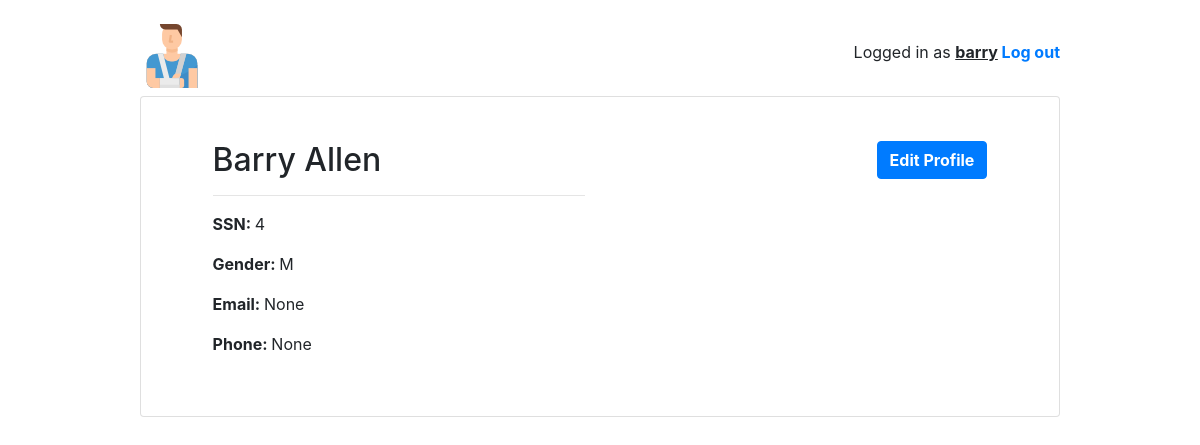
Page /home/patient/pro/profile/4 (signed in) on the earlier database version.
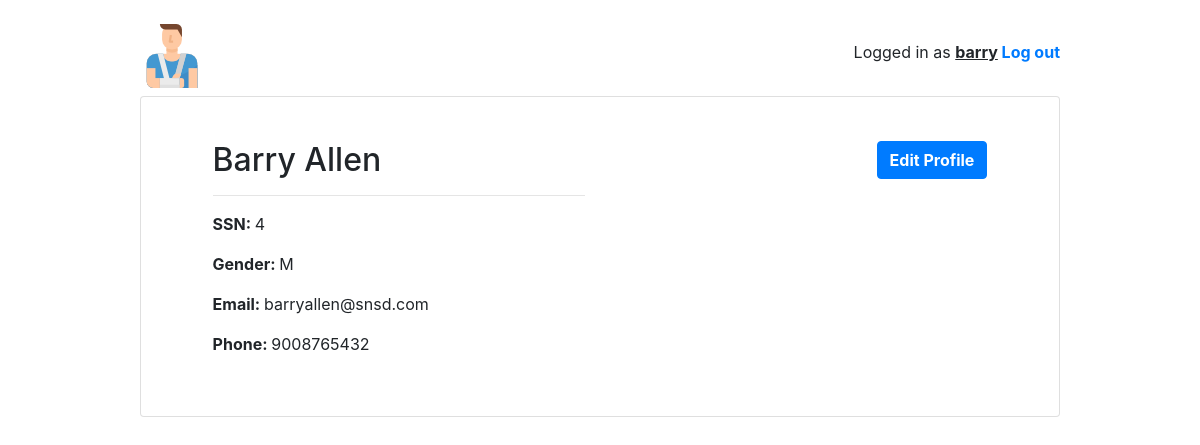
Same page on the later database version.
### home/models.py (models this page shows, shortened)
class User(AbstractUser):
    is_patient = models.BooleanField(default=False)
    is_doctor = models.BooleanField(default=False)
    is_pharmacist = models.BooleanField(default=False)

class Patient(models.Model):
    GENDER_CHOICES = [('M', 'Male'), ('F', 'Female')]
    user = models.OneToOneField(User, on_delete=models.CASCADE)
    ssn = models.IntegerField('SSN', blank=False, primary_key=True)
    first_name = models.CharField('First Name', max_length=50, blank=False)
    last_name = models.CharField('Last Name', max_length=50, blank=False)
    email = models.EmailField('Email', max_length=40, blank=True, null=True, unique=True)
    gender = models.CharField(max_length=3, choices=GENDER_CHOICES, default='M')
    phone = models.IntegerField('Phone Number', blank=True, null=True)
    class Meta:
        ordering = ['ssn']

### home/views/patient.py (the view)
# urls.py: path('pro/profile/<int:pk>', patient.PatientProfileView.as_view(), name='patient_profile'),
@method_decorator([login_required, patient_required], name='dispatch')
class PatientProfileView(DetailView):
    model = Patient
    template_name = 'home/patient/patient_profile.html'

### home/templates/home/patient/patient_profile.html
<!DOCTYPE html>
{% extends "base.html" %}
{% block content %}
<div class="container my-4">
  <div class="row justify-content-center">
    <div class="col-md-11 col-sm-20">
      <div class="row">
        <div class="col-6">
            <h2>{{ user.first_name }} {{ user.last_name}}</h2>
            <hr>
            <p><strong>SSN: </strong> {{ user.patient.ssn }}</p>
            <p><strong>Gender: </strong>{{ user.patient.gender }}</p>
            <p><strong>Email: </strong>{{ user.patient.email }}</p>
            <p><strong>Phone: </strong>{{user.patient.phone}}</p>
        </div>
        <div class="col-6 text-right">
            <a href="{% url 'patient:patient_edit' user.patient.ssn user.patient.ssn%}" class="btn btn-primary" role="button"><strong>Edit Profile</strong></a>
        </div>
      </div>
     </div>
  </div>
</div>
{% endblock %}

### templates/base.html (shortened to what this page needs)
<!DOCTYPE html>
{% load static %}
<html lang="en">
<head>
    <link rel="stylesheet" href="https://maxcdn.bootstrapcdn.com/bootstrap/4.0.0/css/bootstrap.min.css">
    <link rel="stylesheet" type="text/css" href="{% static 'vendor/fontello-2f186091/css/fontello.css' %}">
    <link rel="stylesheet" type="text/css" href="{% static 'css/app.css' %}">
    {% if user.is_authenticated and user.is_patient %}
        <link rel="stylesheet" type="text/css" href="{% static 'css/patients.css' %}">
    {% elif user.is_authenticated and user.is_doctor %}
        <link rel="stylesheet" type="text/css" href="{% static 'css/doctors.css' %}">
    {% elif user.is_authenticated and user.is_pharmacist %}
        <link rel="stylesheet" type="text/css" href="{% static 'css/pharmacist.css' %}">
    {% else %}
        <link rel="stylesheet" type="text/css" href="{% static 'css/all.css' %}">
    {% endif %}
</head>
<body>
<div class="container my-4">
  <div class="row justify-content-center">
    <div class="col-md-10 col-sm-12">
      <div class="row">
        <div class="col-6">
            {% if user.is_authenticated and user.is_doctor %}
                <h1 class="logo"><a href="{% url 'index' %}"><img src="{% static 'images/doctor.png' %}"></a></h1>
            {% elif user.is_authenticated and user.is_patient %}
                <h1 class="logo"><a href="{% url 'index' %}"><img src="{% static 'images/patient.png' %}"></a></h1>
            {% elif user.is_authenticated and user.is_pharmacist %}
                <h1 class="logo"><a href="{% url 'index' %}"><img src="{% static 'images/phar.png' %}"></a></h1>
            {% else %}
                <h1 class="logo"><a href="{% url 'index' %}"><img src="{% static 'images/medical-history.png' %}"></a></h1>
            {% endif %}
        </div>
        <div class="col-6 text-right">
          {% if user.is_authenticated %}
            <p class="pt-3">Logged in as <strong><u>{{ user.username }}</u> <a href="{% url 'logout' %}">Log out</a></strong></p>
          {% else %}
            <a href="{% url 'login' %}" class="btn btn-light" role="button">Log in</a>
            <a href="{% url 'signup' %}" class="btn btn-primary" role="button">Sign up</a>
          {% endif %}
        </div>
      </div>
      <div class="card mb-3">
        <div class="card-body">
          {% block content %}
          {% endblock %}
        </div>
      </div>
    </div>
  </div>
</div>
</body>
</html>

Differences in the rows shown:
changed User "Barry": patient.email "None" → "barryallen@snsd.com"; patient.phone "None" → "9008765432"
